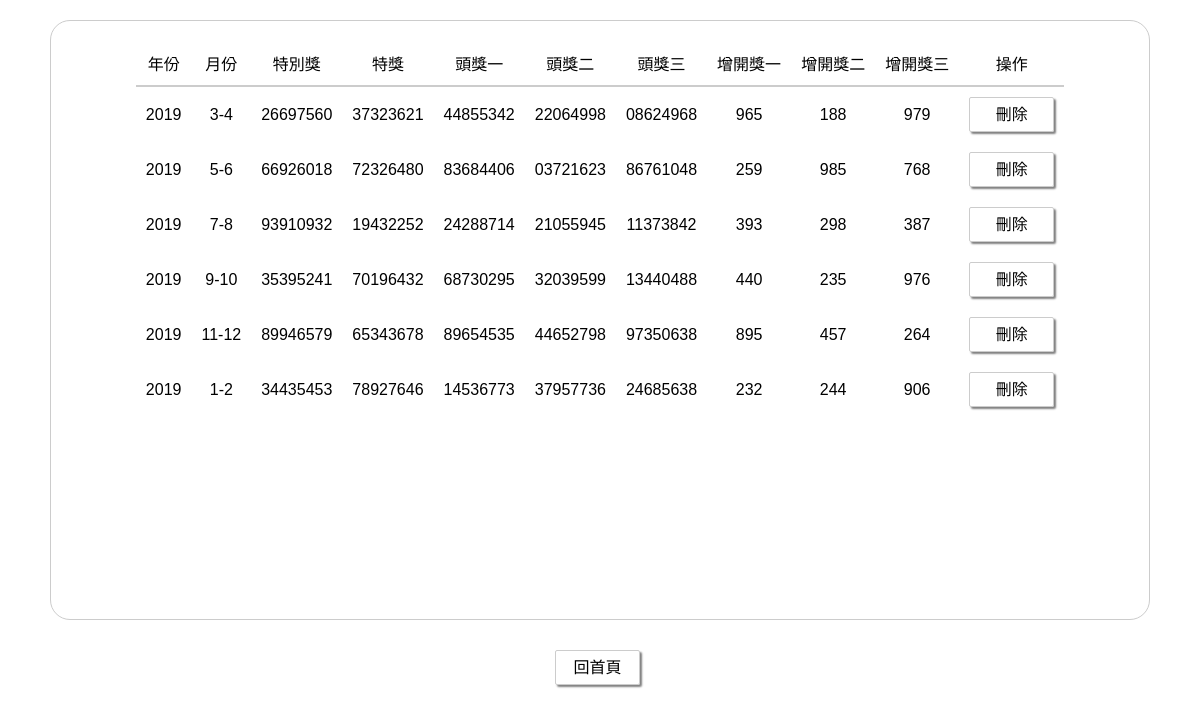
The page /rewards-list.php on the database its author committed.
### tables this page shows
CREATE TABLE `rewards` (
  `id` int(10) UNSIGNED NOT NULL COMMENT '序號',
  `year` varchar(4) NOT NULL COMMENT '年份',
  `month_group` varchar(5) NOT NULL COMMENT '月份群',
  `super_special` varchar(8) NOT NULL COMMENT '特別獎',
  `special` varchar(8) NOT NULL COMMENT '特獎',
  `grand1` varchar(8) NOT NULL COMMENT '頭獎一',
  `grand2` varchar(8) NOT NULL COMMENT '頭獎二',
  `grand3` varchar(8) NOT NULL COMMENT '頭獎三',
  `others1` varchar(8) NOT NULL COMMENT '增開獎一',
  `others2` varchar(8) NOT NULL COMMENT '增開獎二',
  `others3` varchar(8) NOT NULL COMMENT '增開獎三'
);

### connect.php (called while the page is built, shortened)
<?php
$dsn = "mysql:host=localhost;charset=utf8;dbname=lottery";
$pdo = new PDO($dsn,'root','0303');
function all($table){
    global $pdo;
    $sql = "select * from $table";
    return $pdo->query($sql)->fetchAll();
}
?>

### rewards-list.php (the view, shortened to what this page needs)
<?php
include "connect.php";
$row = all("rewards");
?>
<!DOCTYPE html>
<html lang="en">
<head>
</head>
<body>
<div id="main">
    <table>
    <tr style="border-bottom: 2px solid #ccc">
        <td>年份</td>
        <td>月份</td>
        <td>特別獎</td>
        <td>特獎</td>
        <td>頭獎一</td>
        <td>頭獎二</td>
        <td>頭獎三</td>
        <td>增開獎一</td>
        <td>增開獎二</td>
        <td>增開獎三</td>
        <td>操作</td>
    </tr>
<?php
    foreach($row as $info){
?>
    <tr>
        <td><?=$info['year'];?></td>
        <td><?=$info['month_group'];?></td>
        <td><?=$info['super_special'];?></td>
        <td><?=$info['special'];?></td>
        <td><?=$info['grand1'];?></td>
        <td><?=$info['grand2'];?></td>
        <td><?=$info['grand3'];?></td>
        <td><?=$info['others1'];?></td>
        <td><?=$info['others2'];?></td>
        <td><?=$info['others3'];?></td>
        <td><a href="del_rewards.php?id=<?=$info['id'];?>">刪除</a></td>
    </tr>
<?php
    }
?>
    </table>
</div>
    <div id="index"><a href="index.php">回首頁</a></div>
</body>
</html>

### rewards-list.php (style rules this page uses)
* { font-family: "Microsoft JhengHei", Arial, Helvetica, sans-serif; box-sizing: border-box; margin: 0; padding: 0; list-style-type: none; }
a { text-decoration: none; display: inline-block; width: 85px; height: 35px; border: 1px solid #ccc; border-radius: 2px; color: black; padding: 3px; text-align: center; box-shadow: 2px 2px 2px grey; }
table { border-collapse: collapse; border-spacing: 0; margin: 0 auto; }
td { padding: 10px; text-align: center; }
#main { width: 1100px; height: 600px; border-radius: 20px; border: 1px solid #ccc; margin: 20px auto; padding: 20px; }
#index { display: flex; width: 110px; height: 60px; text-align: center; margin: 0 auto; padding: 10px; }

### rows shown on the page
rewards: year "2019", month_group "3-4", super_special "26697560", special "37323621", grand1 "44855342", grand2 "22064998", grand3 "08624968", others1 "965", others2 "188", others3 "979"
rewards: year "2019", month_group "5-6", super_special "66926018", special "72326480", grand1 "83684406", grand2 "03721623", grand3 "86761048", others1 "259", others2 "985", others3 "768"
rewards: year "2019", month_group "7-8", super_special "93910932", special "19432252", grand1 "24288714", grand2 "21055945", grand3 "11373842", others1 "393", others2 "298", others3 "387"
rewards: year "2019", month_group "9-10", super_special "35395241", special "70196432", grand1 "68730295", grand2 "32039599", grand3 "13440488", others1 "440", others2 "235", others3 "976"
rewards: year "2019", month_group "11-12", super_special "89946579", special "65343678", grand1 "89654535", grand2 "44652798", grand3 "97350638", others1 "895", others2 "457", others3 "264"
rewards: year "2019", month_group "1-2", super_special "34435453", special "78927646", grand1 "14536773", grand2 "37957736", grand3 "24685638", others1 "232", others2 "244", others3 "906"
